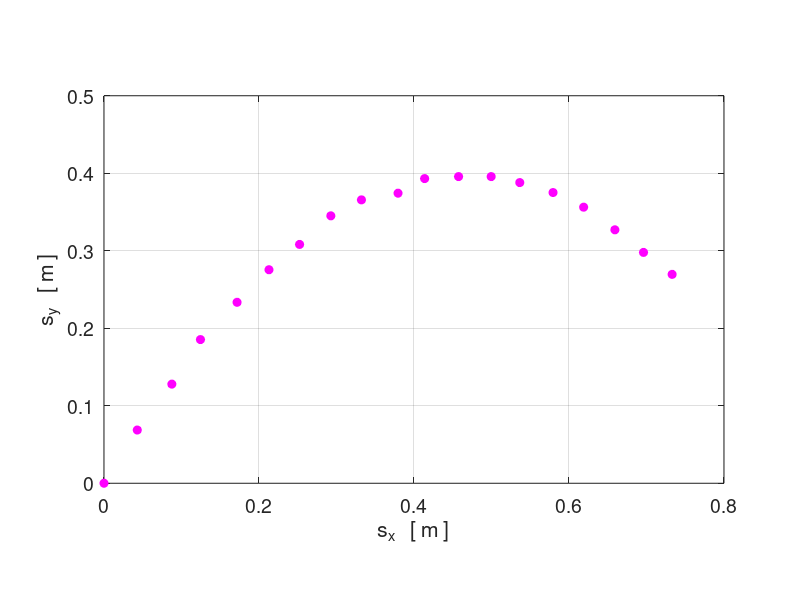
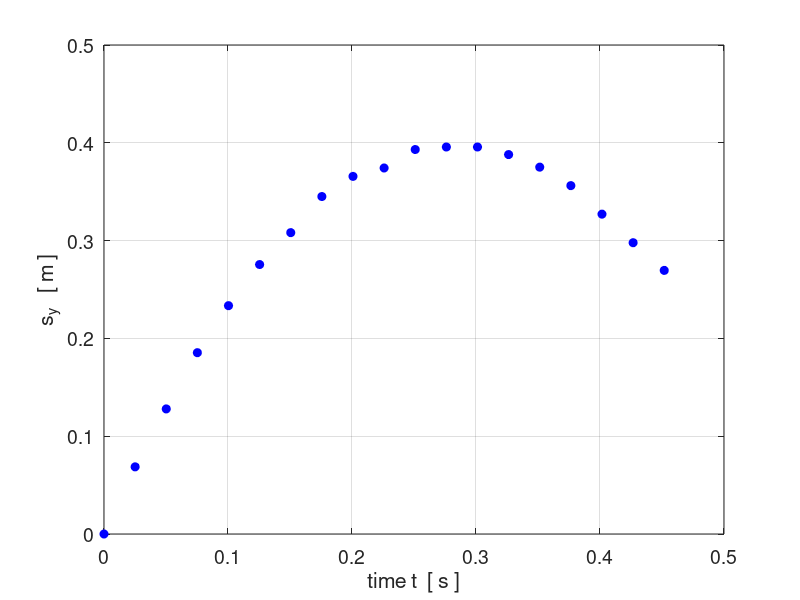
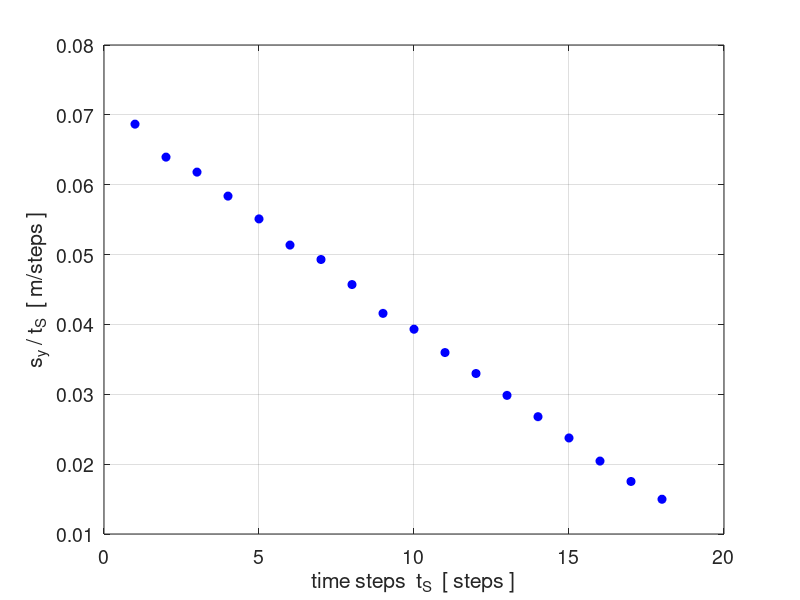
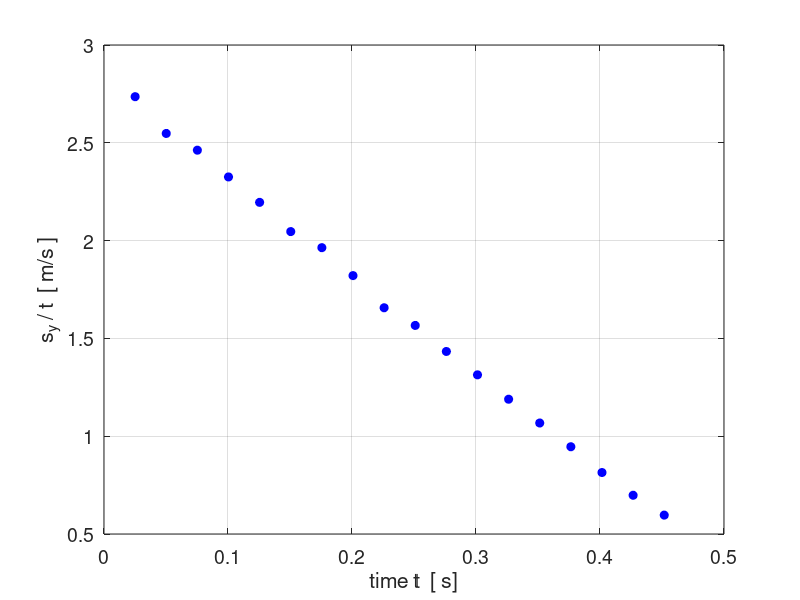

Here is the MATLAB script that generated these plots, in order:
%m5_expt533.m
clear all
close all
clc

% XY data
xP = [0 0.50 1.02 1.45 2.00 2.48 2.94 3.41 3.87 4.42 4.82 5.33 5.82 6.25 6.75 7.21 7.68 8.11 8.54];
yP = [0 0.80 1.49 2.16 2.72 3.21 3.59 4.02 4.26 4.36 4.58 4.61 4.61 4.52 4.37 4.15 3.81 3.47 3.14];
sf = 1/11.65;
xP = xP.*sf;
yP = yP.*sf;
tS = 0:length(xP)-1;

tf = 0.0251;
t = tS*tf;
u= 2.822;


% GRAPHICS ===============================================================

figure(1)   % -----------------------------------------------------------
   fs = 14;
   set(gcf,'Units','Normalized');
   set(gcf,'Position',[0.02 0.04 0.3 0.25]);
   hPlot = plot(xP,yP,'mo');
   set(hPlot,'markerfacecolor','m');
   set(gca,'fontSize',fs);
   xlabel('s_x   [ m ]');
   ylabel('s_y   [ m ]');
   grid on
   axis equal
   axis([0 0.8 0 0.5])

figure(2)   % ------------------------------------------------------------
  fs = 14;
  set(gcf,'Units','Normalized');
  set(gcf,'Position',[0.02 0.4 0.3 0.25]);
  hPlot = plot(t,yP,'bo');
  set(hPlot,'markerfacecolor','b');
  set(gca,'fontSize',fs);
  xlabel('time t  [ s ]');
  ylabel('s_y   [ m ]');
  grid on
  axis([0 0.5 0 0.5])


  
figure(3)   % ------------------------------------------------------------
  fs = 14;
  set(gcf,'Units','Normalized');
  set(gcf,'Position',[0.32 0.04 0.3 0.25]);
   X = tS(2:end);
   Y = yP(2:end)./X;
   hPlot = plot(X,Y,'bo');
   set(hPlot,'markerfacecolor','b');
   set(gca,'fontSize',fs);
   xlabel('time steps  t_S  [ steps ]');
   ylabel('s_y / t_S  [ m/steps ]');
   grid on
   
figure(4)   % ------------------------------------------------------------
  fs = 14;
  set(gcf,'Units','Normalized');
  set(gcf,'Position',[0.32 0.4 0.3 0.25]);
   X = tS(2:end).*tf;
   Y = yP(2:end)./X;
   hPlot = plot(X,Y,'bo');
   set(hPlot,'markerfacecolor','b');
   set(gca,'fontSize',fs);
   xlabel('time t  [ s]');
   ylabel('s_y / t  [ m/s ]');
   grid on

figure(5)   % ------------------------------------------------------------
  fs = 14;
  set(gcf,'Units','Normalized');
  set(gcf,'Position',[0.65 0.04 0.3 0.25]);
   X = tS(2:end).*tf;
   Y = 2.*yP(2:end)./X - u;
   
   hPlot = plot(X,Y,'bo');
   set(hPlot,'markerfacecolor','b');
   set(gca,'fontSize',fs);
   xlabel('time  t  [ s ]');
   ylabel('v_y  [ m/s ]');
   grid on

figure(6)   % ------------------------------------------------------------
  fs = 14;
  set(gcf,'Units','Normalized');
  set(gcf,'Position',[0.65 0.4 0.3 0.25]);
   X = tS(2:end).*tf;
   Y = xP(2:end);
   hPlot = plot(X,Y,'ro');
   set(hPlot,'markerfacecolor','r');
   set(gca,'fontSize',fs);
   xlabel('time  t  [ s ]');
   ylabel('x  [ m ]');
   grid on
 
